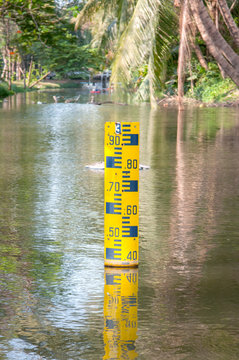
#> input picture staff5.jpg, 239 x 360 px
$ python main.py   (older library calls are emulated)
#> lines starting #> are read from the running program, lines starting #| are printed output that depends on the picture; after the words box and inside, x2 and y2 are one past the last pixel; in counts of white or black regions, pixels touching at a corner belong together; long printed decimals are rounded
### utils.py
import cv2
import numpy as np
from skimage.morphology import (erosion, dilation, closing, opening, area_closing, area_opening)
from skimage.measure import label, regionprops, regionprops_table
from skimage.morphology import square

def arcLengths(contours, img):
	i = 0; frames = []; cnts = []
	for cnt in contours:
		area = cv2.contourArea(cnt)
		if area > 1000:
			peri = cv2.arcLength(cnt, True)
			approx = cv2.approxPolyDP(cnt, 0.02*peri, True)
			print(len(approx))
			x,y,w,h = cv2.boundingRect(approx)
			frames.append((x,y,w,h))
			cnts.append(approx)
			d2 = cv2.rectangle(img,(x,y),(x+w,y+h),(0,255,0),2)
			i+=1
	if i == 0: return "No area found"
	return (d2, frames, cnts)

# [29 lines left out: functions genE, genEback, matTemp, not called in this run]

def findBiggest(contours, img):
	if len(contours) != 0:
		d1 = cv2.drawContours(img, contours, -1, 255, 1)
		#max_area = 0; biggest = 0
		areas = []
		for i,c in enumerate(contours):
			area = cv2.contourArea(c)
			if area >= 200:
				areas.append([area, c])
				"""
				if area > max_area:
					max_area = area
					biggest = i
				"""
		areas = sorted(areas, reverse=True)
		#if biggest!=0:
		if len(areas)>0:
			if len(areas)>5: r = 5
			else: r = len(areas)
			for i in range(r):
				x,y,w,h = cv2.boundingRect(areas[i][1])
				d2 = cv2.rectangle(img,(x,y),(x+w,y+h),(0,255,0),2)
			return (d2, x, y, w, h)
		else: return "Not found"
	else: return "Not have contours"

def adjust_gamma(image, gamma):
	# build a lookup table mapping the pixel values [0, 255] to
	# their adjusted gamma values
	invGamma = 1.0 / gamma
	table = np.array([((i / 255.0) ** invGamma) * 255
		for i in np.arange(0, 256)]).astype("uint8")
	# apply gamma correction using the lookup table
	return cv2.LUT(image, table)

# [129 lines left out: functions sobel_edge_detector, trialK, not called in this run]

### main.py
import cv2
import numpy as np
import matplotlib.pyplot as plt
from utils import adjust_gamma, sobel_edge_detector, findBiggest, arcLengths, genE, genEback, matTemp, trialK
from skimage.morphology import (erosion, dilation, closing, opening, area_closing)
from skimage.morphology import square
from tqdm import tqdm
from scipy import stats

def get_combined_image_array(picture): # ใช้ matrix จาก grayscale
    color_array = []
    for i in range(len(picture)):
        value = 0
        for j in picture[i]:
            value += j
        value = value/len(picture[i])
        color_array.append(value)
    return color_array

def plot_graph(array):
    x = np.array(array)
    y = np.array([i+1 for i in range(len(array))])
    y_reverse = y[::-1]
    plt.plot(x, y_reverse)
    plt.show()
    return None

def draw_range_line(img,line_dist): #ต้อง copy ก่อน
    for i in range(img.shape[0]//line_dist):
        #start = (0,(i+1)*line_dist)
        start = (0,i*line_dist+img.shape[0]%line_dist)
        #end = (img.shape[1],(i+1)*line_dist)
        end = (img.shape[1],i*line_dist+img.shape[0]%line_dist)
        color = (0, 255, 0)
        img = cv2.line(img, start, end, color, 1)
    picture = img
    return picture

def draw_steepest_slope(img,array):
    diff_array = abs(np.diff(array))
    point = np.argmax(diff_array)
    start = (0,point)
    end = (img.shape[1],point)
    color = (0, 255, 0)
    img = cv2.line(img, start, end, color, 1)
    picture = img
    return picture

cropped = []; staff_guage_idx = 0; staff_height = 0
# pre-processing image to crop staff gauge
img = cv2.imread("staff5.jpg")
#> img is the input picture: shape (360, 239, 3); mean B, G, R 107.2, 142.7, 146.5
img1 = cv2.resize(img, (int((480/img.shape[0])*img.shape[1]), 480))
img2 = img1.copy()
gamma = adjust_gamma(img1, 2)

# change color mode to HSV
hsv = cv2.cvtColor(gamma, cv2.COLOR_BGR2HSV)
#> hsv: shape (480, 318, 3); mean H, S, V 37.1, 49.8, 194.5

# Input color range & operation
h1, s1, v1 = (20, 80, 80) #str(input("Lower Hue, Saturation, Value: ")).split()
h2, s2, v2 = (30, 255, 255) #str(input("Upper Hue, Saturation, Value: ")).split()
lower_yellow = np.array([int(h1),int(s1),int(v1)])
upper_yellow = np.array([int(h2),int(s2),int(v2)])
mask = cv2.inRange(hsv, lower_yellow, upper_yellow)
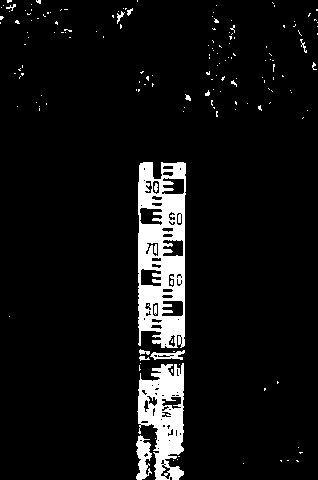
#> mask: shape (480, 318); 7.2% white; 163 white regions (149 under 20 px), largest, box (x1, y1, x2, y2) and area: (138, 162, 186, 348) 6146, (137, 363, 184, 480) 3317, (136, 435, 152, 480) 439

# mask enhancement
dil = dilation(mask, square(5))
#> dil: shape (480, 318); 13.2% white; 65 white regions (1 under 20 px), largest, box (x1, y1, x2, y2) and area: (134, 160, 188, 480) 15188, (110, 6, 135, 31) 335, (134, 69, 156, 94) 284
er = erosion(dil, square(5))
#> er: shape (480, 318); 8.8% white; 112 white regions (101 under 20 px), largest, box (x1, y1, x2, y2) and area: (136, 162, 186, 480) 12478, (112, 8, 133, 29) 135, (0, 0, 16, 12) 85
op = opening(er, square(5))
#> op: shape (480, 318); 8.1% white; 6 white regions
clos = closing(op, square(5))
cv2.imshow("output",clos)
cv2.waitKey(0)

# find staff guages area to crop it
cnts2,_ = cv2.findContours(clos,cv2.RETR_EXTERNAL,cv2.CHAIN_APPROX_SIMPLE)
#> cnts2 = 6 contours; box (x1, y1, x2, y2) and area: (138, 162, 186, 360) 7332, (136, 364, 184, 480) 4319, (118, 9, 131, 17) 58, (229, 28, 235, 39) 45, (7, 0, 13, 9) 36, (313, 64, 318, 70) 20
if len(cnts2)>0:
    res = arcLengths(cnts2, img1)
#> the loop in arcLengths, `for cnt in contours:` made 6 passes
#> (area, peri, x, y, w, h, i) on passes 1 to 2: (4319, 417.4, 136, 364, 48, 116, 1), (7331.5, 708.8, 138, 162, 48, 197, 2)
#> area on passes 4 to 6: 45, 58.5, 36.5
#| 10
#| 7
#> after the loop in arcLengths, `for cnt in contours:`: cnts = 2 contours; box (x1, y1, x2, y2) and area: (138, 162, 186, 359) 7589, (136, 364, 184, 480) 4246; frames = [(136, 364, 48, 116), (138, 162, 48, 197)]; i = 2
    if res!="No area found":
        for i in range(len(res[1])):
            img4 = img2.copy()
            img4 = img4[res[1][i][1]:res[1][i][1]+res[1][i][3],res[1][i][0]:res[1][i][0]+res[1][i][2]]
            cropped.append((img4, res[1][i], res[2][i]))
#> this loop made 2 passes
#> after the loop, cropped = 2 items
            #draws,x,y,w,h = findBiggest(cnts2, img1)
    else:
        print(res)
else:
    print("No contours found")

# verify cropped image is staff guage
x_set = []
y_set = []
count = 0
pixel_count = 0
for i, (c, point, ct) in enumerate(cropped):
    cv2.imshow("preview",c)
    cv2.waitKey(0)

    # cropped image enhancement
    g = cv2.cvtColor(c, cv2.COLOR_BGR2GRAY)
    s = cv2.resize(g, (0,0), fx=2, fy=2)
    kernel = np.array([[-1,-1,-1],
                       [-1, 9,-1],
                       [-1,-1,-1]])
    sharpened = cv2.filter2D(s, -1, kernel)
    bi = cv2.threshold(sharpened, 128, 255, cv2.THRESH_OTSU)[1]
    bi = cv2.bitwise_not(bi)
    r1 = closing(opening(bi, square(3)), square(3))
    r2 = closing(opening(r1, square(3)), square(3))
    r3 = closing(r2, square(3))

    # cropped image find E template (biggest area)
    # if this image is staff guage, the biggest area maybe the E (left/right)
    sobel = cv2.Canny(bi, 128, 255)
    cnt,_ = cv2.findContours(sobel,cv2.RETR_EXTERNAL,cv2.CHAIN_APPROX_SIMPLE)
    img3 = cv2.resize(c.copy(), (0,0), fx=2, fy=2)
    biggest = findBiggest(cnt, img3)
    cv2.imshow("preview", img3)
    if type(biggest) == tuple:
        (d2,x,y,w,h) = biggest
        print(biggest)
        x_set += [0,h]

        y_set += [count,count+1]
        count += 2
#> this loop made 2 passes
#> (point, kernel, r in findBiggest, x, y, w, h, x_set) on pass 2: ((138, 162, 48, 197), [[-1, -1, -1], [-1, 9, -1], [-1, -1, -1]], 5, 61, 99, 15, 27, [0, 27])
#> (point, kernel, biggest) on pass 1: ((136, 364, 48, 116), [[-1, -1, -1], [-1, 9, -1], [-1, -1, -1]], 'Not found')
#> (printed output is left out)
#> pass 1, `bi = cv2.threshold(sharpened, 128, 255, cv2.THRESH_OTSU)[1]`:
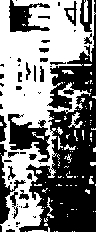
#> bi: shape (232, 96); 50.1% white; 55 black regions (30 under 20 px), largest, box (x1, y1, x2, y2) and area: (19, 0, 96, 232) 7615, (8, 114, 50, 162) 995, (9, 0, 50, 32) 652
#> after the loop: bi: shape (394, 96); 27.7% white; 85 white regions (47 under 20 px), largest, box (x1, y1, x2, y2) and area: (48, 156, 92, 188) 1090, (49, 33, 94, 64) 1023, (48, 278, 92, 308) 1012
#> after the loop: r1: shape (394, 96); 25.3% white; 55 white regions (17 under 20 px), largest, box (x1, y1, x2, y2) and area: (48, 156, 92, 188) 1089, (47, 33, 93, 65) 1050, (48, 278, 91, 308) 999
#> after the loop:
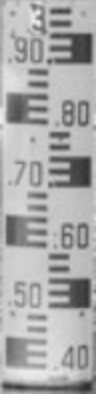
#> s: shape (394, 96); min 45, max 240, mean 169.8
#> after the loop:
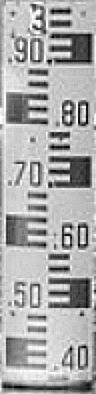
#> sharpened: shape (394, 96); min 0, max 255, mean 169.7
#> after the loop:
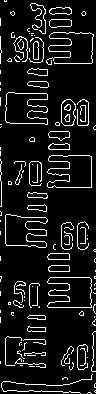
#> sobel: shape (394, 96); 9.7% white in thin lines or dots
#> after the loop, count = 2

cv2.imshow("biggest", d2)
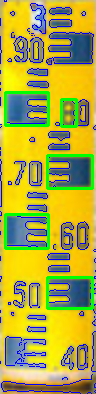
#> window 'biggest': shape (394, 96, 3); mean B, G, R 65.5, 169.6, 171.3
cv2.waitKey(0)

slope, intercept, r, p, std_err = stats.linregress(x_set, y_set)
#> slope = 0.037; intercept = 0; r = 1; p = 0; std_err = 0

def fitLinear(x):
  return slope * x + intercept

mymodel = list(map(fitLinear, x_set))
#> mymodel = [0, 1]

plt.scatter(x_set, y_set)
plt.plot(x_set, mymodel)
plt.show()
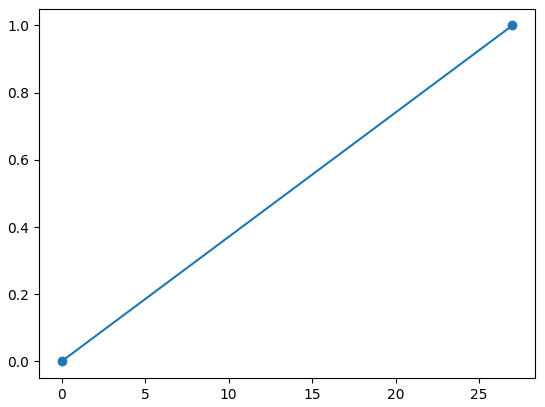
#> figure drawn by matplotlib, 1 panel

print(img3.shape[0])
#| 394
water_level = 1 - fitLinear(img3.shape[0])
#> water_level = -13.59
print("water level", water_level)
#| water level -13.593

"""
        # matching template by generate E template from half of cropped image width and biggest area height
        t = genE(int(img3.shape[1]/2), h)
        temp = cv2.imread("template.jpg")
        temp = cv2.threshold(cv2.cvtColor(temp, cv2.COLOR_BGR2GRAY), 128, 255, cv2.THRESH_OTSU)[1]
        temp_mask = cv2.bitwise_not(temp)
        img4 = r3
        img5 = cv2.resize(c.copy(), (0,0), fx=2, fy=2)
        result = cv2.matchTemplate(img4,temp,cv2.TM_CCORR_NORMED)
        wi, hi = temp.shape[::-1]
        print("width - height:", wi, hi)
        loc = np.where(result >= 0.80)
        for loc1 in zip(*loc[::-1]):
            cv2.rectangle(img5,loc1,(loc1[0] + w, loc1[1] + h),(0,0,255),1)
        print("count matching:", len(loc[0]))
        if len(loc[0]) > 0:
            staff_guage_idx = i
            staff_height = h
        cv2.imwrite("drawings.jpg", img5)
        cv2.imshow("verify E",img5)
        cv2.waitKey(0)
    else:
        print("Not found area")

# water level reading
staff = cropped[staff_guage_idx][0]
print(staff.shape)
num_staff_frame = staff.shape[0]//staff_height
last_frame = staff.shape[0]%staff_height
for j in range(int(num_staff_frame)+1):
    cv2.line(staff, (0, int(j*staff_height)), (staff.shape[1], int(j*staff_height)), (0,255,0), 2)
cv2.imshow("lines",clos)
cv2.waitKey(0)
print(num_staff_frame, last_frame)

# [6 lines of commented-out code are left out]
"""

"""
staff = cv2.resize(cropped[staff_guage_idx][0], (0,0), fx=2, fy=2)
height_dataset = []
for z in range(int(staff.shape[0]//staff_height)):
    if z==0:
        y = 0
        height = 0
    #cutsection = trialK(staff, staff_height, y, 20)
    cutsection = []; tempo = []
    for t in tqdm(range(1,50)):
        cut = trialK(staff, staff_height, y, t)
        if cut!=False:
            tempo.append(cut)
            tempo_idx = np.argmax(np.array([t[0] for t in tempo]))
            cutsection.append(tempo[tempo_idx])
    heights = [c[3] for c in cutsection]
    mode_height = max(set(heights), key=heights.count)
    print(heights, "most height", mode_height)
"""
"""
    max_prob_idx = np.argmax(np.array([q[0] for q in cutsection]))
    cutsection = cutsection[max_prob_idx]
    print(cutsection)
    """
"""
    if len(heights)>0 and mode_height>0:
        height = mode_height
        y = y+height
        height_dataset.append(((z+1)*0.05, y))
        print("*******************")
        print("new height:", height,"at:", y)
        cv2.line(staff, (0,y), (staff.shape[1],y), (0,0,255), 2)
    else: pass
cv2.imwrite("cutsection.jpg", staff)
print(height_dataset)
x_set = np.array([h[1] for h in height_dataset])
y_set = np.array([h[0] for h in height_dataset])

slope, intercept, r, p, std_err = stats.linregress(x_set, y_set)

def fitLinear(x):
  return slope * x + intercept

mymodel = list(map(fitLinear, x_set))

plt.scatter(x_set, y_set)
plt.plot(x_set, mymodel)
plt.show()

print(staff.shape[0])
water_level = 1 - fitLinear(staff.shape[0])
print("water level", water_level)
"""
"""
    ---- compare biggest contour with upper frame for check that contour is E ----
    if y-h<0:
        frame = cv2.threshold(cv2.resize(r3.copy()[0:y,x:x+w], (0,0), fx=2, fy=2), 128, 255, cv2.THRESH_OTSU)[1]
        num_rows_to_insert = r4.shape[0]-frame.shape[0]
        row_of_zeros = np.zeros((num_rows_to_insert, frame.shape[1]), dtype=frame.dtype)
        frame = np.insert(frame, 0, row_of_zeros, axis=0)
    else:
        frame = cv2.threshold(cv2.resize(r3.copy()[y-h:y,x:x+w], (0,0), fx=2, fy=2), 128, 255, cv2.THRESH_OTSU)[1]
    r5 = (np.array(r4, dtype="float32")+np.array(frame, dtype="float32"))/255
    white_sum = np.sum(r5)
    area = r5.shape[0]*r5.shape[1]
    print(white_sum/area)
"""

"""
    --- Wrap Perspective ---
    points = ct.reshape(4, 2)
    input_point = np.zeros((4, 2), dtype="float32")

    point_sum = points.sum(axis=1)
    input_point[0] = points[np.argmin(point_sum)]
    input_point[3] = points[np.argmax(point_sum)]

    point_diff = np.diff(points, axis=1)
    input_point[1] = points[np.argmin(point_diff)]
    input_point[2] = points[np.argmax(point_diff)]

    (top_left, top_right, bottom_right, bottom_left) = input_point
    bottom_width = np.sqrt(((bottom_right[0] - bottom_left[0])**2) + ((bottom_right[1] - bottom_left[1])**2))
    top_width = np.sqrt(((top_right[0] - top_left[0])**2) + ((top_right[1] - top_left[1])**2))
    right_width = np.sqrt(((top_right[0] - bottom_right[0])**2) + ((top_right[1] - bottom_right[1])**2))
    left_width = np.sqrt(((top_left[0] - bottom_left[0])**2) + ((top_left[1] - bottom_left[1])**2))

    max_width = point[2] #max(int(bottom_width), int(top_width))
    max_height = point[3] #max(int(left_width), int(right_width))

    convert = np.float32([[0,0], [max_width, 0], [0, max_height], [max_width, max_height]])
    print(input_point, convert)
    matrix = cv2.getPerspectiveTransform(input_point, convert)
    img3 = img2.copy()
    img_out = cv2.warpPerspective(img3, matrix, (max_width, max_height))
"""

$ run again, with staff10.jpg copied over staff5.jpg
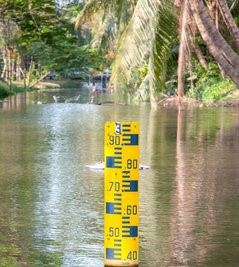
#> input picture staff10.jpg, 239 x 267 px
#> img is the input picture: shape (267, 239, 3); mean B, G, R 110.2, 147.5, 150.7
#> hsv: shape (480, 429, 3); mean H, S, V 35.9, 48.6, 197.1
#> mask: shape (480, 429); 6.6% white; 116 white regions (94 under 20 px), largest, box (x1, y1, x2, y2) and area: (185, 218, 251, 469) 12137, (188, 472, 223, 480) 168, (158, 10, 177, 31) 116
#> dil: shape (480, 429); 10.5% white; 55 white regions (1 under 20 px), largest, box (x1, y1, x2, y2) and area: (183, 216, 253, 480) 16021, (150, 0, 185, 38) 507, (349, 57, 374, 101) 447
#> er: shape (480, 429); 7.3% white; 79 white regions (53 under 20 px), largest, box (x1, y1, x2, y2) and area: (185, 218, 251, 469) 13252, (188, 471, 251, 480) 336, (152, 0, 183, 36) 209
#> op: shape (480, 429); 6.6% white; 8 white regions (1 under 20 px)
#> cnts2 = 8 contours, 2 with area under 20; largest, box (x1, y1, x2, y2) and area: (185, 218, 251, 468) 12585, (188, 472, 248, 480) 242, (405, 56, 412, 72) 80, (155, 19, 164, 31) 61, (169, 12, 177, 20) 47, (250, 129, 256, 134) 20
#> the loop in arcLengths, `for cnt in contours:` made 8 passes
#> (area, peri, x, y, w, h, i) on pass 2: (12585, 889.5, 186, 218, 65, 250, 1)
#> (printed output is left out)
#> after the loop in arcLengths, `for cnt in contours:`: cnts = 1 contour; box (x1, y1, x2, y2) and area: (186, 218, 251, 468) 10822; frames = [(186, 218, 65, 250)]; i = 1
#> the loop `for i in range(len(res[1])):` made 1 pass
#> after the loop `for i in range(len(res[1])):`: cropped = 1 item
#> the loop `for i, (c, point, ct) in enumerate(cropped):` made 1 pass
#> (point, kernel, r in findBiggest, x, y, w, h, x_set) on pass 1: ((186, 218, 65, 250), [[-1, -1, -1], [-1, 9, -1], [-1, -1, -1]], 5, 40, 52, 18, 34, [0, 34])
#> (printed output is left out)
#> after the loop `for i, (c, point, ct) in enumerate(cropped):`:
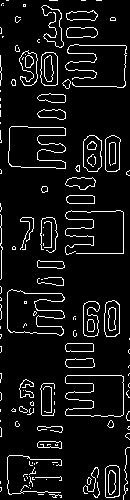
#> sobel: shape (500, 130); 7.7% white in thin lines or dots
#> after the loop `for i, (c, point, ct) in enumerate(cropped):`: count = 2
#> `slope, intercept, r, p, std_err = stats.linregress(x_set, y_set)`: slope = 0.0294; intercept = 0; r = 1; p = 0
#> mymodel = [0, 1]
#> `plt.show()`:
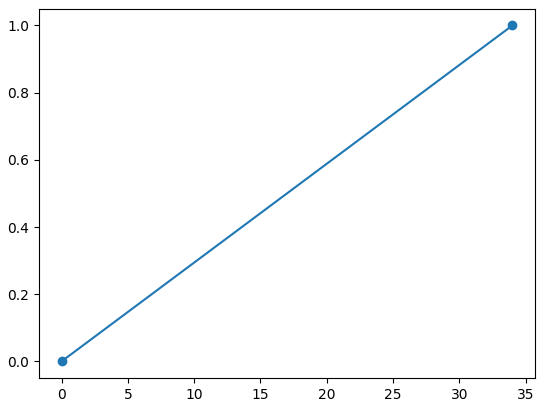
#> figure drawn by matplotlib, 1 panel
#| 500
#> water_level = -13.71
#| water level -13.706

$ run again, with staff12.jpg copied over staff5.jpg
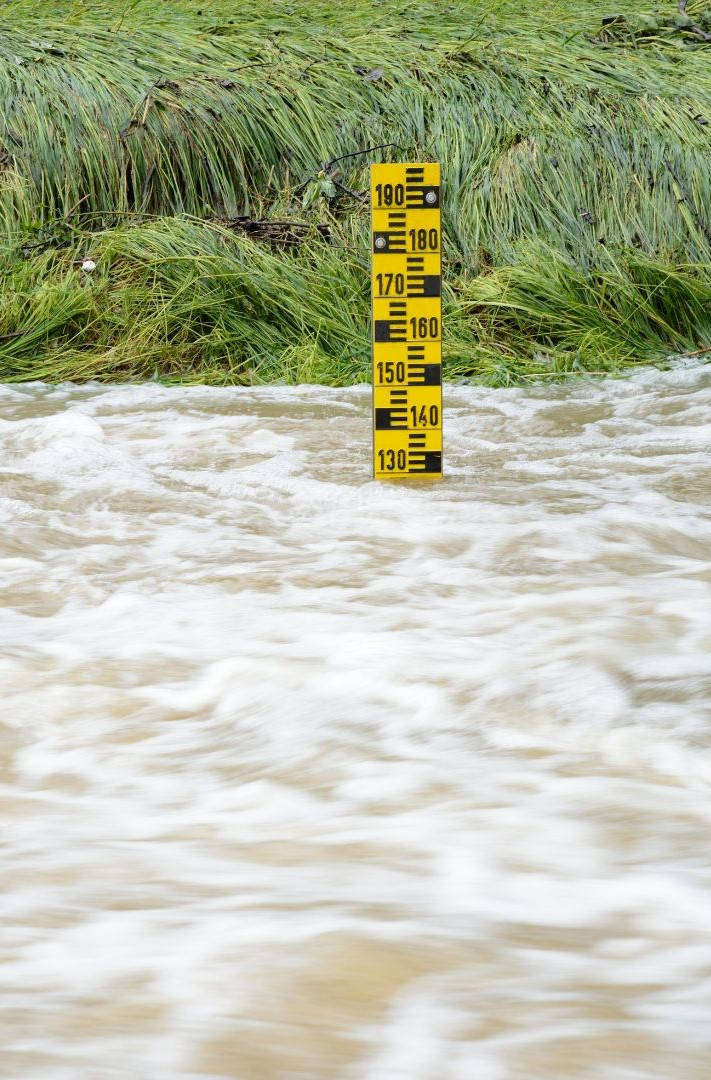
#> input picture staff12.jpg, 711 x 1080 px
#> img is the input picture: shape (1080, 711, 3); mean B, G, R 161.7, 187, 182.7
#> hsv: shape (480, 316, 3); mean H, S, V 50.5, 32.5, 216.6
#> `mask = cv2.inRange(hsv, lower_yellow, upper_yellow)`:
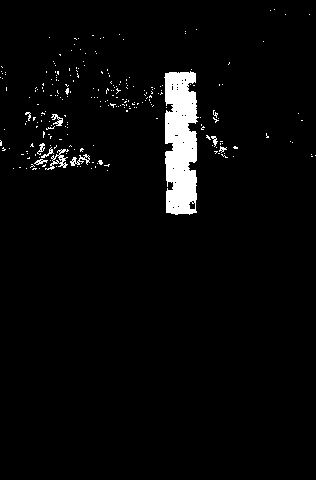
#> mask: shape (480, 316); 3.4% white; 243 white regions (233 under 20 px), largest, box (x1, y1, x2, y2) and area: (164, 71, 199, 215) 3998, (45, 149, 69, 170) 156, (70, 154, 90, 166) 100
#> dil: shape (480, 316); 7.9% white; 51 white regions, largest, box (x1, y1, x2, y2) and area: (89, 67, 207, 217) 6390, (19, 141, 112, 173) 1815, (41, 112, 70, 141) 486
#> er: shape (480, 316); 4.3% white; 100 white regions (86 under 20 px), largest, box (x1, y1, x2, y2) and area: (158, 69, 201, 215) 4235, (30, 143, 103, 170) 938, (43, 114, 68, 138) 198
#> op: shape (480, 316); 3.7% white; 9 white regions
#> cnts2 = 9 contours; largest, box (x1, y1, x2, y2) and area: (161, 72, 198, 214) 4002, (32, 144, 90, 170) 766, (213, 141, 225, 154) 112, (51, 114, 63, 126) 104, (122, 99, 137, 109) 80
#> the loop in arcLengths, `for cnt in contours:` made 9 passes
#> (area, peri, approx, x, y, w, h, i) on pass 8: (4002.5, 403.5, [[169, 72], [166, 212], [192, 213], [195, 73]], 166, 72, 30, 142, 1)
#> (printed output is left out)
#> after the loop in arcLengths, `for cnt in contours:`: cnts = [[[169, 72], [166, 212], [192, 213], [195, 73]]]; frames = [(166, 72, 30, 142)]; i = 1
#> the loop `for i in range(len(res[1])):` made 1 pass
#> after the loop `for i in range(len(res[1])):`: cropped = 1 item
#> the loop `for i, (c, point, ct) in enumerate(cropped):` made 1 pass
#> (point, ct, kernel, r in findBiggest, x, y, w, h) on pass 1: ((166, 72, 30, 142), [[169, 72], [166, 212], [192, 213], [195, 73]], [[-1, -1, -1], [-1, 9, -1], [-1, -1, -1]], 1, 1, 139, 29, 21)
#> (printed output is left out)
#> after the loop `for i, (c, point, ct) in enumerate(cropped):`: count = 2
#> `slope, intercept, r, p, std_err = stats.linregress(x_set, y_set)`: slope = 0.0476; intercept = 0; r = 1; p = 0
#> mymodel = [0, 1]
#> `plt.show()`:
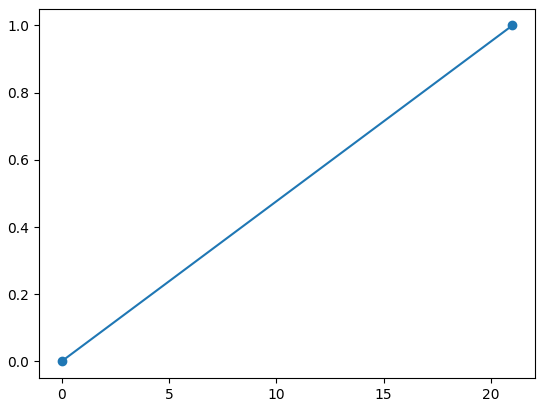
#> figure drawn by matplotlib, 1 panel
#| 284
#> water_level = -12.52
#| water level -12.524
